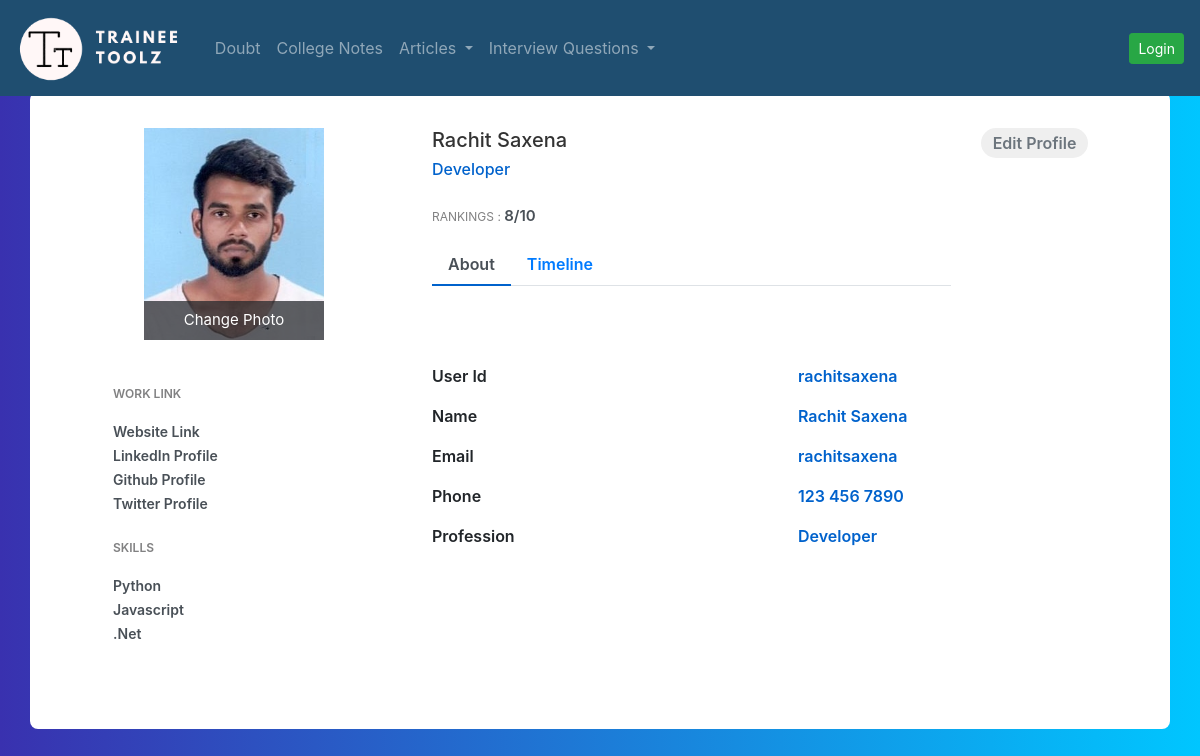
Screenshot of /accounts/profile/1 with the database file from the repository.
### accounts/models.py (models this page shows, shortened)
class Profile(models.Model):
    user = models.OneToOneField(User , related_name='user_profile', on_delete=models.CASCADE)
    f_name = models.CharField(max_length=255)
    l_name = models.CharField(max_length=255)
    age = models.IntegerField(default=18)
    designation = models.CharField(max_length=255)
    skills = models.ManyToManyField('Skill' , blank=True )
    image = models.ImageField(upload_to='profile/')

class Skill(models.Model):
    name=models.CharField(max_length=255)
    def __str__(self):
        return self.name

### accounts/views.py (the view)
# urls.py: path('profile/<str:pk>', views.profile , name='profile'),
def profile(request , pk):
    profile = Profile.objects.get(user__id = pk)
    context = {
        'profile':profile
    }
    return render(request, 'accounts/profile.html', context)

### templates/accounts/profile.html (shortened to what this page needs)
{% extends 'basic.html' %}
{% block content %}
<div class="container emp-profile">
    <form method="post">
        <div class="row">
            <div class="col-md-4">
                <div class="profile-img">
                    <img src="{{profile.image.url}}" style="max-width:180px; " alt=""/>
                    <div class="file btn btn-lg btn-primary" style="max-width:180px;  color:white;">
                        Change Photo
                    </div>
                </div>
            </div>
            <div class="col-md-6">
                <div class="profile-head">
                            <h5>
                                {{profile.f_name}} {{profile.l_name}}
                            </h5>
                            <h6>
                                {{profile.designation}}
                            </h6>
                            <p class="proile-rating">RANKINGS : <span>8/10</span></p>
                    <ul class="nav nav-tabs" id="myTab" role="tablist">
                        <li class="nav-item">
                            <a class="nav-link active" id="home-tab" data-toggle="tab" href="#home" role="tab" aria-controls="home" aria-selected="true">About</a>
                        </li>
                        <li class="nav-item">
                            <a class="nav-link" id="profile-tab" data-toggle="tab" href="#profile" role="tab" aria-controls="profile" aria-selected="false">Timeline</a>
                        </li>
                    </ul>
                </div>
            </div>
            <div class="col-md-2">
                <input type="submit" class="profile-edit-btn" name="btnAddMore" value="Edit Profile"/>
            </div>
        </div>
        <div class="row">
            <div class="col-md-4">
                <div class="profile-work">
                    <p>WORK LINK</p>
                    <a href="">Website Link</a><br/>
                    <a href="">LinkedIn Profile</a><br/>
                    <a href="">Github Profile</a><br>
                    <a href="">Twitter Profile</a><br>
                    <p>SKILLS</p>
                    {% for i in profile.skills.all %}
                    <a href="">{{i}}</a><br/>
                    {% endfor %}
                </div>
            </div>
            <div class="col-md-8">
                <div class="tab-content profile-tab" id="myTabContent">
                    <div class="tab-pane fade show active" id="home" role="tabpanel" aria-labelledby="home-tab">
                                <div class="row">
                                    <div class="col-md-6">
                                        <label>User Id</label>
                                    </div>
                                    <div class="col-md-6">
                                        <p>{{profile.user.username}}</p>
                                    </div>
                                </div>
                                <div class="row">
                                    <div class="col-md-6">
                                        <label>Name</label>
                                    </div>
                                    <div class="col-md-6">
                                        <p>{{profile.f_name}} {{profile.l_name}}</p>
                                    </div>
                                </div>
                                <div class="row">
                                    <div class="col-md-6">
                                        <label>Email</label>
                                    </div>
                                    <div class="col-md-6">
                                        <p>{{profile.user.username}}</p>
                                    </div>
                                </div>
                                <div class="row">
                                    <div class="col-md-6">
                                        <label>Phone</label>
                                    </div>
                                    <div class="col-md-6">
                                        <p>123 456 7890</p>
                                    </div>
                                </div>
                                <div class="row">
                                    <div class="col-md-6">
                                        <label>Profession</label>
                                    </div>
                                    <div class="col-md-6">
                                        <p>{{profile.designation}}</p>
                                    </div>
                                </div>
                    </div>
                </div>
            </div>
        </div>
    </form>
</div>
{% endblock content %}

### static/carousel.css (style rules this page uses)
body { padding-top: 3rem; padding-bottom: 3rem; color: #5a5a5a; }

### static/offcanvas.css (style rules this page uses)
html, body { overflow-x: hidden; }
body { padding-top: 56px; }

### static/pricing.css (style rules this page uses)
html { font-size: 14px; }
@media (min-width: 768px) { html { font-size: 16px; } }
.container { max-width: 960px; }

### templates/basic.html (style rules this page uses)
body { background: -webkit-linear-gradient(left, #3931af, #00c6ff); }
.container { background-color:white; }

### templates/accounts/profile.html (style rules this page uses)
body { background: -webkit-linear-gradient(left, #3931af, #00c6ff); }
.emp-profile { padding: 3%; margin-top: 3%; margin-bottom: 3%; border-radius: 0.5rem; background: #fff; }
.profile-img { text-align: center; }
.profile-img img { width: 70%; height: 100%; }
.profile-img .file { position: relative; overflow: hidden; margin-top: -20%; width: 70%; border: none; border-radius: 0; font-size: 15px; background: #212529b8; }
.profile-head h5 { color: #333; }
.profile-head h6 { color: #0062cc; }
.profile-edit-btn { border: none; border-radius: 1.5rem; width: 70%; padding: 2%; font-weight: 600; color: #6c757d; cursor: pointer; }
.proile-rating { font-size: 12px; color: #818182; margin-top: 5%; }
.proile-rating span { color: #495057; font-size: 15px; font-weight: 600; }
.profile-head .nav-tabs { margin-bottom:5%; }
.profile-head .nav-tabs .nav-link { font-weight:600; border: none; }
.profile-head .nav-tabs .nav-link.active { border: none; border-bottom:2px solid #0062cc; }
.profile-work { padding: 14%; margin-top: -15%; }
.profile-work p { font-size: 12px; color: #818182; font-weight: 600; margin-top: 10%; }
.profile-work a { text-decoration: none; color: #495057; font-weight: 600; font-size: 14px; }
.profile-tab label { font-weight: 600; }
.profile-tab p { font-weight: 600; color: #0062cc; }

### rows the page displays
Profile: image (picture), f_name "Rachit", l_name "Saxena", designation "Developer", user.username "rachitsaxena"
Skill: name "Python"
Skill: name "Javascript"
Skill: name ".Net"
